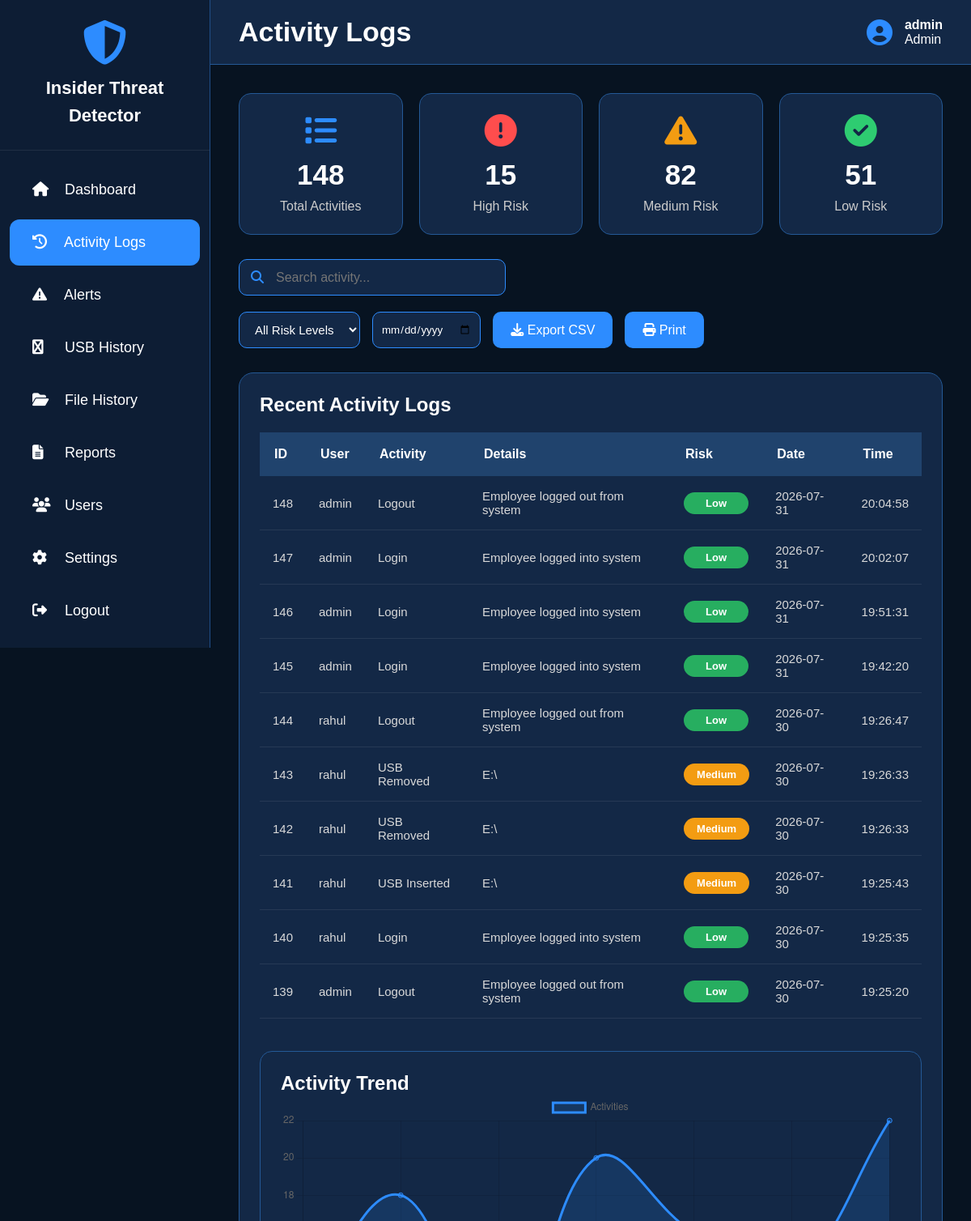
Before: /activity (signed in, upper part) with the older database file.
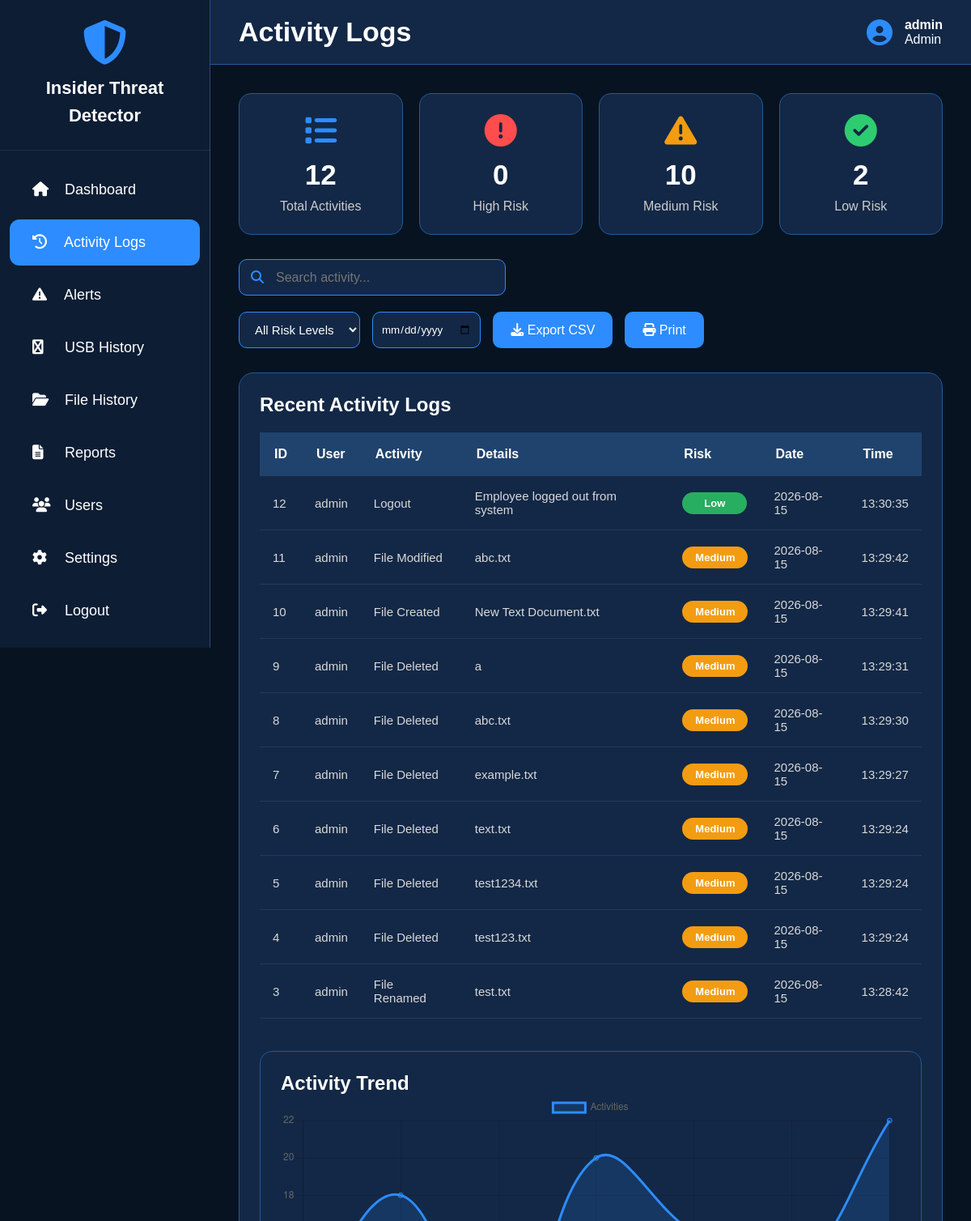
After: the same page with the newer database file.
### tables this page shows
CREATE TABLE activity_logs(
        id INTEGER PRIMARY KEY AUTOINCREMENT,
        username TEXT,
        activity TEXT,
        details TEXT,
        risk_level TEXT,
        date TEXT,
        time TEXT
    );

### app.py (the view)
@app.route("/activity")
def activity():
    if not login_required():
        return redirect("/")
    conn = get_db()
    cur = conn.cursor()
    cur.execute("""
        SELECT *
        FROM activity_logs
        ORDER BY id DESC
    """)
    activities = cur.fetchall()
    total_logs = count(cur, "activity_logs")
    high_risk = count(cur, "activity_logs", "risk_level='High'")
    medium_risk = count(cur, "activity_logs", "risk_level='Medium'")
    low_risk = count(cur, "activity_logs", "risk_level='Low'")
    conn.close()
    return render_template(
        "activity.html",
        username=session["username"],
        role=session["role"],
        activities=activities,
        total_logs=total_logs,
        high_risk=high_risk,
        medium_risk=medium_risk,
        low_risk=low_risk
    )

### app.py (called while the page is built)
def get_db():
    conn = sqlite3.connect(DATABASE)
    conn.row_factory = sqlite3.Row
    return conn

def login_required():
    return "username" in session

def count(cur, table, where=None):
    sql = f"SELECT COUNT(*) FROM {table}"
    if where:
        sql += f" WHERE {where}"
    cur.execute(sql)
    return cur.fetchone()[0]

### templates/activity.html (shortened to what the changed rows need)
<!DOCTYPE html>
<html lang="en">
<head>
<link rel="stylesheet"
href="https://cdnjs.cloudflare.com/ajax/libs/font-awesome/6.5.2/css/all.min.css">
</head>
<body>
<div class="sidebar">
<div class="logo">
<h2>
Insider Threat<br>
Detector
</h2>
</div>
</div>
<div class="main">
<div class="topbar">
<h1>Activity Logs</h1>
</div>
<div class="content">
    <div class="summary-cards">
<div class="summary-card">
<i class="fa-solid fa-list blue"></i>
<h2>{{total_logs}}</h2>
<p>Total Activities</p>
</div>
<div class="summary-card">
<i class="fa-solid fa-circle-exclamation red"></i>
<h2>{{high_risk}}</h2>
<p>High Risk</p>
</div>
<div class="summary-card">
<i class="fa-solid fa-triangle-exclamation orange"></i>
<h2>{{medium_risk}}</h2>
<p>Medium Risk</p>
</div>
<div class="summary-card">
<i class="fa-solid fa-circle-check green"></i>
<h2>{{low_risk}}</h2>
<p>Low Risk</p>
</div>
</div>
<div class="table-box">
<h2 class="table-title">
Recent Activity Logs
</h2>
<table id="activityTable">
<thead>
<tr>
<th>ID</th>
<th>User</th>
<th>Activity</th>
<th>Details</th>
<th>Risk</th>
<th>Date</th>
<th>Time</th>
</tr>
</thead>
<tbody>
{% for row in activities %}
<tr>
<td>{{row.id}}</td>
<td>{{row.username}}</td>
<td>{{row.activity}}</td>
<td>{{row.details}}</td>
<td>
{% if row.risk_level=="High" %}
<span class="badge high">
High
</span>
{% elif row.risk_level=="Medium" %}
<span class="badge medium">
Medium
</span>
{% else %}
<span class="badge low">
Low
</span>
{% endif %}
</td>
<td>{{row.date}}</td>
<td>{{row.time}}</td>
</tr>
{% endfor %}
</tbody>
</table>
<div class="chart-box">
<h2>Activity Trend</h2>
</div>
</div>
</div>
</div>
<script>
const ctx=document.getElementById("activityChart");
new Chart(ctx,{
type:"line",
data:{
labels:["Mon","Tue","Wed","Thu","Fri","Sat","Sun"],
datasets:[{
label:"Activities",
data:[12,18,9,20,16,14,22],
borderColor:"#2d8cff",
backgroundColor:"rgba(45,140,255,.15)",
fill:true,
tension:.4
}]
}
});
</script>
</body>
</html>

Changed rows visible on the page:
removed activity_logs: id "148", username "admin", activity "Logout", details "Employee logged out from system", risk_level "Low", date "2026-07-31", time "20:04:58"
removed activity_logs: id "147", username "admin", activity "Login", details "Employee logged into system", risk_level "Low", date "2026-07-31", time "20:02:07"
removed activity_logs: id "146", username "admin", activity "Login", details "Employee logged into system", risk_level "Low", date "2026-07-31", time "19:51:31"
removed activity_logs: id "145", username "admin", activity "Login", details "Employee logged into system", risk_level "Low", date "2026-07-31", time "19:42:20"
removed activity_logs: id "144", username "rahul", activity "Logout", details "Employee logged out from system", risk_level "Low", date "2026-07-30", time "19:26:47"
removed activity_logs: id "143", username "rahul", activity "USB Removed", details "E:\\", risk_level "Medium", date "2026-07-30", time "19:26:33"
removed activity_logs: id "142", username "rahul", activity "USB Removed", details "E:\\", risk_level "Medium", date "2026-07-30", time "19:26:33"
removed activity_logs: id "141", username "rahul", activity "USB Inserted", details "E:\\", risk_level "Medium", date "2026-07-30", time "19:25:43"
removed activity_logs: id "140", username "rahul", activity "Login", details "Employee logged into system", risk_level "Low", date "2026-07-30", time "19:25:35"
removed activity_logs: id "139", username "admin", activity "Logout", details "Employee logged out from system", risk_level "Low", date "2026-07-30", time "19:25:20"
now on this page (row edited): activity_logs: id "12", username "admin", activity "Logout", details "Employee logged out from system", risk_level "Low", date "2026-08-15", time "13:30:35"
now on this page (row edited): activity_logs: id "11", username "admin", activity "File Modified", details "abc.txt", risk_level "Medium", date "2026-08-15", time "13:29:42"
now on this page (row edited): activity_logs: id "10", username "admin", activity "File Created", details "New Text Document.txt", risk_level "Medium", date "2026-08-15", time "13:29:41"
now on this page (row edited): activity_logs: id "9", username "admin", activity "File Deleted", details "a", risk_level "Medium", date "2026-08-15", time "13:29:31"
now on this page (row edited): activity_logs: id "8", username "admin", activity "File Deleted", details "abc.txt", risk_level "Medium", date "2026-08-15", time "13:29:30"
now on this page (row edited): activity_logs: id "7", username "admin", activity "File Deleted", details "example.txt", risk_level "Medium", date "2026-08-15", time "13:29:27"
now on this page (row edited): activity_logs: id "6", username "admin", activity "File Deleted", details "text.txt", risk_level "Medium", date "2026-08-15", time "13:29:24"
now on this page (row edited): activity_logs: id "5", username "admin", activity "File Deleted", details "test1234.txt", risk_level "Medium", date "2026-08-15", time "13:29:24"
now on this page (row edited): activity_logs: id "4", username "admin", activity "File Deleted", details "test123.txt", risk_level "Medium", date "2026-08-15", time "13:29:24"
now on this page (row edited): activity_logs: id "3", username "admin", activity "File Renamed", details "test.txt", risk_level "Medium", date "2026-08-15", time "13:28:42"
Other visible differences:
{{ total_logs }}: "148" → "12"
{{ high_risk }}: "15" → "0"
{{ medium_risk }}: "82" → "10"
{{ low_risk }}: "51" → "2"
